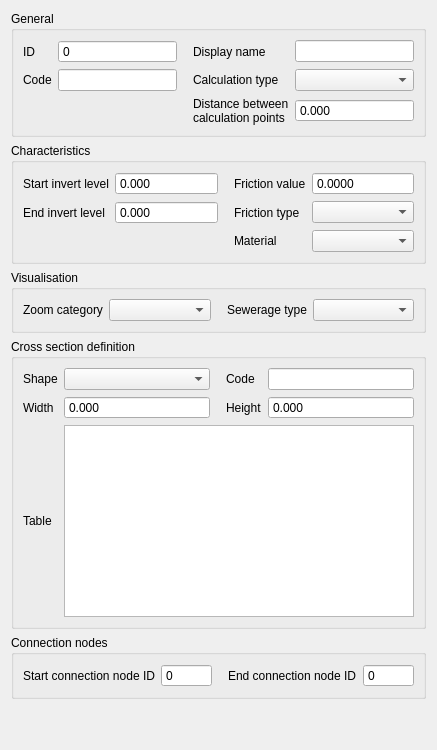
     <widget class="QWidget" name="tab">
      <attribute name="title">
       <string>Pipe</string>
      </attribute>
      <layout class="QGridLayout" name="gridLayout_18">
       <item row="2" column="0">
        <widget class="QGroupBox" name="grp_visualisation">
         <property name="locale">
          <locale language="English" country="UnitedStates"/>
         </property>
         <property name="inputMethodHints">
          <set>Qt::ImhNone</set>
         </property>
         <property name="title">
          <string>Visualisation</string>
         </property>
         <layout class="QGridLayout" name="gridLayout_5">
          <item row="0" column="0">
           <widget class="QLabel" name="label_16">
            <property name="locale">
             <locale language="English" country="UnitedStates"/>
            </property>
            <property name="inputMethodHints">
             <set>Qt::ImhNone</set>
            </property>
            <property name="text">
             <string>Zoom category</string>
            </property>
            <property name="alignment">
             <set>Qt::AlignLeading|Qt::AlignLeft|Qt::AlignVCenter</set>
            </property>
            <property name="indent">
             <number>-1</number>
            </property>
           </widget>
          </item>
          <item row="0" column="3">
           <widget class="QComboBox" name="sewerage_type">
            <property name="sizePolicy">
             <sizepolicy hsizetype="Expanding" vsizetype="Fixed">
              <horstretch>0</horstretch>
              <verstretch>0</verstretch>
             </sizepolicy>
            </property>
            <property name="locale">
             <locale language="English" country="UnitedStates"/>
            </property>
            <property name="inputMethodHints">
             <set>Qt::ImhNone</set>
            </property>
           </widget>
          </item>
          <item row="0" column="2">
           <widget class="QLabel" name="label_15">
            <property name="locale">
             <locale language="English" country="UnitedStates"/>
            </property>
            <property name="inputMethodHints">
             <set>Qt::ImhNone</set>
            </property>
            <property name="text">
             <string>Sewerage type</string>
            </property>
            <property name="alignment">
             <set>Qt::AlignLeading|Qt::AlignLeft|Qt::AlignVCenter</set>
            </property>
            <property name="indent">
             <number>10</number>
            </property>
           </widget>
          </item>
          <item row="0" column="1">
           <widget class="QComboBox" name="zoom_category">
            <property name="sizePolicy">
             <sizepolicy hsizetype="Expanding" vsizetype="Fixed">
              <horstretch>0</horstretch>
              <verstretch>0</verstretch>
             </sizepolicy>
            </property>
            <property name="locale">
             <locale language="English" country="UnitedStates"/>
            </property>
            <property name="inputMethodHints">
             <set>Qt::ImhNone</set>
            </property>
           </widget>
          </item>
         </layout>
        </widget>
       </item>
       <item row="1" column="0">
        <widget class="QGroupBox" name="grp_characteristics">
         <property name="locale">
          <locale language="English" country="UnitedStates"/>
         </property>
         <property name="inputMethodHints">
          <set>Qt::ImhNone</set>
         </property>
         <property name="title">
          <string>Characteristics</string>
         </property>
         <layout class="QGridLayout" name="gridLayout_4">
          <item row="1" column="3">
           <widget class="QComboBox" name="friction_type">
            <property name="locale">
             <locale language="English" country="UnitedStates"/>
            </property>
            <property name="inputMethodHints">
             <set>Qt::ImhNone</set>
            </property>
           </widget>
          </item>
          <item row="1" column="1">
           <widget class="QDoubleSpinBox" name="invert_level_end_point">
            <property name="sizePolicy">
             <sizepolicy hsizetype="Expanding" vsizetype="Fixed">
              <horstretch>0</horstretch>
              <verstretch>0</verstretch>
             </sizepolicy>
            </property>
            <property name="locale">
             <locale language="English" country="UnitedStates"/>
            </property>
            <property name="inputMethodHints">
             <set>Qt::ImhNone</set>
            </property>
            <property name="buttonSymbols">
             <enum>QAbstractSpinBox::NoButtons</enum>
            </property>
            <property name="decimals">
             <number>3</number>
            </property>
            <property name="minimum">
             <double>-99999999.000000000000000</double>
            </property>
            <property name="maximum">
             <double>99999999.000000000000000</double>
            </property>
            <property name="showClearButton" stdset="0">
             <bool>true</bool>
            </property>
            <property name="clearValue" stdset="0">
             <bool>true</bool>
            </property>
            <property name="expressionsEnabled" stdset="0">
             <bool>true</bool>
            </property>
           </widget>
          </item>
          <item row="2" column="3">
           <widget class="QComboBox" name="material">
            <property name="locale">
             <locale language="English" country="UnitedStates"/>
            </property>
            <property name="inputMethodHints">
             <set>Qt::ImhNone</set>
            </property>
           </widget>
          </item>
          <item row="2" column="2">
           <widget class="QLabel" name="label_12">
            <property name="locale">
             <locale language="English" country="UnitedStates"/>
            </property>
            <property name="inputMethodHints">
             <set>Qt::ImhNone</set>
            </property>
            <property name="text">
             <string>Material</string>
            </property>
            <property name="alignment">
             <set>Qt::AlignLeading|Qt::AlignLeft|Qt::AlignVCenter</set>
            </property>
            <property name="indent">
             <number>10</number>
            </property>
           </widget>
          </item>
          <item row="1" column="2">
           <widget class="QLabel" name="label_11">
            <property name="locale">
             <locale language="English" country="UnitedStates"/>
            </property>
            <property name="inputMethodHints">
             <set>Qt::ImhNone</set>
            </property>
            <property name="text">
             <string>Friction type</string>
            </property>
            <property name="alignment">
             <set>Qt::AlignLeading|Qt::AlignLeft|Qt::AlignVCenter</set>
            </property>
            <property name="indent">
             <number>10</number>
            </property>
           </widget>
          </item>
          <item row="0" column="1">
           <widget class="QDoubleSpinBox" name="invert_level_start_point">
            <property name="sizePolicy">
             <sizepolicy hsizetype="Expanding" vsizetype="Fixed">
              <horstretch>0</horstretch>
              <verstretch>0</verstretch>
             </sizepolicy>
            </property>
            <property name="locale">
             <locale language="English" country="UnitedStates"/>
            </property>
            <property name="inputMethodHints">
             <set>Qt::ImhNone</set>
            </property>
            <property name="buttonSymbols">
             <enum>QAbstractSpinBox::NoButtons</enum>
            </property>
            <property name="decimals">
             <number>3</number>
            </property>
            <property name="minimum">
             <double>-99999999.000000000000000</double>
            </property>
            <property name="maximum">
             <double>99999999.000000000000000</double>
            </property>
            <property name="showClearButton" stdset="0">
             <bool>true</bool>
            </property>
            <property name="clearValue" stdset="0">
             <bool>true</bool>
            </property>
            <property name="expressionsEnabled" stdset="0">
             <bool>true</bool>
            </property>
           </widget>
          </item>
          <item row="1" column="0">
           <widget class="QLabel" name="label_9">
            <property name="locale">
             <locale language="English" country="UnitedStates"/>
            </property>
            <property name="inputMethodHints">
             <set>Qt::ImhNone</set>
            </property>
            <property name="text">
             <string>End invert level</string>
            </property>
            <property name="alignment">
             <set>Qt::AlignLeading|Qt::AlignLeft|Qt::AlignVCenter</set>
            </property>
           </widget>
          </item>
          <item row="0" column="3">
           <widget class="QDoubleSpinBox" name="friction_value">
            <property name="sizePolicy">
             <sizepolicy hsizetype="Expanding" vsizetype="Fixed">
              <horstretch>0</horstretch>
              <verstretch>0</verstretch>
             </sizepolicy>
            </property>
            <property name="locale">
             <locale language="English" country="UnitedStates"/>
            </property>
            <property name="inputMethodHints">
             <set>Qt::ImhNone</set>
            </property>
            <property name="buttonSymbols">
             <enum>QAbstractSpinBox::NoButtons</enum>
            </property>
            <property name="decimals">
             <number>4</number>
            </property>
            <property name="maximum">
             <double>1000000.000000000000000</double>
            </property>
            <property name="showClearButton" stdset="0">
             <bool>true</bool>
            </property>
            <property name="clearValue" stdset="0">
             <bool>true</bool>
            </property>
            <property name="expressionsEnabled" stdset="0">
             <bool>true</bool>
            </property>
           </widget>
          </item>
          <item row="0" column="2">
           <widget class="QLabel" name="label_10">
            <property name="locale">
             <locale language="English" country="UnitedStates"/>
            </property>
            <property name="inputMethodHints">
             <set>Qt::ImhNone</set>
            </property>
            <property name="text">
             <string>Friction value</string>
            </property>
            <property name="alignment">
             <set>Qt::AlignLeading|Qt::AlignLeft|Qt::AlignVCenter</set>
            </property>
            <property name="indent">
             <number>10</number>
            </property>
           </widget>
          </item>
          <item row="0" column="0">
           <widget class="QLabel" name="label_6">
            <property name="locale">
             <locale language="English" country="UnitedStates"/>
            </property>
            <property name="inputMethodHints">
             <set>Qt::ImhNone</set>
            </property>
            <property name="text">
             <string>Start invert level</string>
            </property>
            <property name="alignment">
             <set>Qt::AlignLeading|Qt::AlignLeft|Qt::AlignVCenter</set>
            </property>
           </widget>
          </item>
         </layout>
        </widget>
       </item>
       <item row="5" column="0">
        <spacer name="verticalSpacer_3">
         <property name="orientation">
          <enum>Qt::Vertical</enum>
         </property>
         <property name="sizeHint" stdset="0">
          <size>
           <width>20</width>
           <height>40</height>
          </size>
         </property>
        </spacer>
       </item>
       <item row="3" column="0">
        <widget class="QGroupBox" name="grp_characteristics_def">
         <property name="locale">
          <locale language="English" country="UnitedStates"/>
         </property>
         <property name="inputMethodHints">
          <set>Qt::ImhNone</set>
         </property>
         <property name="title">
          <string>Cross section definition</string>
         </property>
         <layout class="QGridLayout" name="gridLayout_3">
          <item row="3" column="3">
           <widget class="QDoubleSpinBox" name="cross_section_height">
            <property name="buttonSymbols">
             <enum>QAbstractSpinBox::NoButtons</enum>
            </property>
            <property name="decimals">
             <number>3</number>
            </property>
            <property name="maximum">
             <double>1000000.000000000000000</double>
            </property>
           </widget>
          </item>
          <item row="1" column="2">
           <widget class="QLabel" name="label_14">
            <property name="locale">
             <locale language="English" country="UnitedStates"/>
            </property>
            <property name="inputMethodHints">
             <set>Qt::ImhNone</set>
            </property>
            <property name="text">
             <string>Code</string>
            </property>
            <property name="alignment">
             <set>Qt::AlignLeading|Qt::AlignLeft|Qt::AlignVCenter</set>
            </property>
            <property name="indent">
             <number>10</number>
            </property>
           </widget>
          </item>
          <item row="1" column="3">
           <widget class="QLineEdit" name="cross_section_code">
            <property name="locale">
             <locale language="English" country="UnitedStates"/>
            </property>
            <property name="inputMethodHints">
             <set>Qt::ImhNone</set>
            </property>
            <property name="clearButtonEnabled">
             <bool>true</bool>
            </property>
           </widget>
          </item>
          <item row="1" column="0">
           <widget class="QLabel" name="label_5">
            <property name="locale">
             <locale language="English" country="UnitedStates"/>
            </property>
            <property name="inputMethodHints">
             <set>Qt::ImhNone</set>
            </property>
            <property name="text">
             <string>Shape</string>
            </property>
            <property name="alignment">
             <set>Qt::AlignLeading|Qt::AlignLeft|Qt::AlignVCenter</set>
            </property>
           </widget>
          </item>
          <item row="4" column="1" colspan="3">
           <widget class="QPlainTextEdit" name="cross_section_table"/>
          </item>
          <item row="3" column="0">
           <widget class="QLabel" name="label_7">
            <property name="locale">
             <locale language="English" country="UnitedStates"/>
            </property>
            <property name="inputMethodHints">
             <set>Qt::ImhNone</set>
            </property>
            <property name="text">
             <string>Width</string>
            </property>
            <property name="alignment">
             <set>Qt::AlignLeading|Qt::AlignLeft|Qt::AlignVCenter</set>
            </property>
           </widget>
          </item>
          <item row="1" column="1">
           <widget class="QComboBox" name="cross_section_shape">
            <property name="sizePolicy">
             <sizepolicy hsizetype="MinimumExpanding" vsizetype="Fixed">
              <horstretch>0</horstretch>
              <verstretch>0</verstretch>
             </sizepolicy>
            </property>
            <property name="locale">
             <locale language="English" country="UnitedStates"/>
            </property>
            <property name="inputMethodHints">
             <set>Qt::ImhNone</set>
            </property>
            <property name="editable">
             <bool>false</bool>
            </property>
           </widget>
          </item>
          <item row="3" column="2">
           <widget class="QLabel" name="label_13">
            <property name="locale">
             <locale language="English" country="UnitedStates"/>
            </property>
            <property name="inputMethodHints">
             <set>Qt::ImhNone</set>
            </property>
            <property name="text">
             <string>Height</string>
            </property>
            <property name="alignment">
             <set>Qt::AlignLeading|Qt::AlignLeft|Qt::AlignVCenter</set>
            </property>
            <property name="indent">
             <number>10</number>
            </property>
           </widget>
          </item>
          <item row="4" column="0">
           <widget class="QLabel" name="label_8">
            <property name="text">
             <string>Table</string>
            </property>
           </widget>
          </item>
          <item row="3" column="1">
           <widget class="QDoubleSpinBox" name="cross_section_width">
            <property name="sizePolicy">
             <sizepolicy hsizetype="MinimumExpanding" vsizetype="Fixed">
              <horstretch>0</horstretch>
              <verstretch>0</verstretch>
             </sizepolicy>
            </property>
            <property name="buttonSymbols">
             <enum>QAbstractSpinBox::NoButtons</enum>
            </property>
            <property name="decimals">
             <number>3</number>
            </property>
            <property name="maximum">
             <double>1000000.000000000000000</double>
            </property>
           </widget>
          </item>
         </layout>
        </widget>
       </item>
       <item row="4" column="0">
        <widget class="QGroupBox" name="grp_conn_node">
         <property name="locale">
          <locale language="English" country="UnitedStates"/>
         </property>
         <property name="inputMethodHints">
          <set>Qt::ImhNone</set>
         </property>
         <property name="title">
          <string>Connection nodes</string>
         </property>
         <layout class="QGridLayout" name="gridLayout_6">
          <item row="0" column="1">
           <widget class="QSpinBox" name="connection_node_start_id">
            <property name="sizePolicy">
             <sizepolicy hsizetype="Expanding" vsizetype="Fixed">
              <horstretch>0</horstretch>
              <verstretch>0</verstretch>
             </sizepolicy>
            </property>
            <property name="locale">
             <locale language="English" country="UnitedStates"/>
            </property>
            <property name="inputMethodHints">
             <set>Qt::ImhNone</set>
            </property>
            <property name="readOnly">
             <bool>true</bool>
            </property>
            <property name="buttonSymbols">
             <enum>QAbstractSpinBox::NoButtons</enum>
            </property>
            <property name="maximum">
             <number>999999999</number>
            </property>
            <property name="clearValue" stdset="0">
             <bool>true</bool>
            </property>
            <property name="expressionsEnabled" stdset="0">
             <bool>false</bool>
            </property>
           </widget>
          </item>
          <item row="0" column="0">
           <widget class="QLabel" name="label_18">
            <property name="locale">
             <locale language="English" country="UnitedStates"/>
            </property>
            <property name="inputMethodHints">
             <set>Qt::ImhNone</set>
            </property>
            <property name="text">
             <string>Start connection node ID</string>
            </property>
            <property name="alignment">
             <set>Qt::AlignLeading|Qt::AlignLeft|Qt::AlignVCenter</set>
            </property>
           </widget>
          </item>
          <item row="0" column="3">
           <widget class="QSpinBox" name="connection_node_end_id">
            <property name="sizePolicy">
             <sizepolicy hsizetype="Expanding" vsizetype="Fixed">
              <horstretch>0</horstretch>
              <verstretch>0</verstretch>
             </sizepolicy>
            </property>
            <property name="locale">
             <locale language="English" country="UnitedStates"/>
            </property>
            <property name="inputMethodHints">
             <set>Qt::ImhNone</set>
            </property>
            <property name="readOnly">
             <bool>true</bool>
            </property>
            <property name="buttonSymbols">
             <enum>QAbstractSpinBox::NoButtons</enum>
            </property>
            <property name="maximum">
             <number>999999999</number>
            </property>
            <property name="clearValue" stdset="0">
             <bool>true</bool>
            </property>
            <property name="expressionsEnabled" stdset="0">
             <bool>false</bool>
            </property>
           </widget>
          </item>
          <item row="0" column="2">
           <widget class="QLabel" name="label_19">
            <property name="locale">
             <locale language="English" country="UnitedStates"/>
            </property>
            <property name="inputMethodHints">
             <set>Qt::ImhNone</set>
            </property>
            <property name="text">
             <string>End connection node ID</string>
            </property>
            <property name="alignment">
             <set>Qt::AlignLeading|Qt::AlignLeft|Qt::AlignVCenter</set>
            </property>
            <property name="indent">
             <number>10</number>
            </property>
           </widget>
          </item>
         </layout>
        </widget>
       </item>
       <item row="0" column="0">
        <widget class="QGroupBox" name="grp_general">
         <property name="locale">
          <locale language="English" country="UnitedStates"/>
         </property>
         <property name="inputMethodHints">
          <set>Qt::ImhNone</set>
         </property>
         <property name="title">
          <string>General</string>
         </property>
         <layout class="QGridLayout" name="gridLayout_2">
          <item row="0" column="4">
           <widget class="QLineEdit" name="display_name">
            <property name="sizePolicy">
             <sizepolicy hsizetype="Expanding" vsizetype="Fixed">
              <horstretch>0</horstretch>
              <verstretch>0</verstretch>
             </sizepolicy>
            </property>
            <property name="locale">
             <locale language="English" country="UnitedStates"/>
            </property>
            <property name="inputMethodHints">
             <set>Qt::ImhNone</set>
            </property>
            <property name="clearButtonEnabled">
             <bool>true</bool>
            </property>
           </widget>
          </item>
          <item row="0" column="0">
           <widget class="QLabel" name="label">
            <property name="locale">
             <locale language="English" country="UnitedStates"/>
            </property>
            <property name="inputMethodHints">
             <set>Qt::ImhNone</set>
            </property>
            <property name="text">
             <string>ID</string>
            </property>
            <property name="alignment">
             <set>Qt::AlignLeading|Qt::AlignLeft|Qt::AlignVCenter</set>
            </property>
           </widget>
          </item>
          <item row="3" column="0">
           <widget class="QLabel" name="label_3">
            <property name="locale">
             <locale language="English" country="UnitedStates"/>
            </property>
            <property name="inputMethodHints">
             <set>Qt::ImhNone</set>
            </property>
            <property name="text">
             <string>Code</string>
            </property>
            <property name="alignment">
             <set>Qt::AlignLeading|Qt::AlignLeft|Qt::AlignVCenter</set>
            </property>
           </widget>
          </item>
          <item row="3" column="3">
           <widget class="QLabel" name="label_4">
            <property name="locale">
             <locale language="English" country="UnitedStates"/>
            </property>
            <property name="inputMethodHints">
             <set>Qt::ImhNone</set>
            </property>
            <property name="text">
             <string>Calculation type</string>
            </property>
            <property name="alignment">
             <set>Qt::AlignLeading|Qt::AlignLeft|Qt::AlignVCenter</set>
            </property>
            <property name="indent">
             <number>10</number>
            </property>
           </widget>
          </item>
          <item row="3" column="4">
           <widget class="QComboBox" name="calculation_type">
            <property name="sizePolicy">
             <sizepolicy hsizetype="Expanding" vsizetype="Fixed">
              <horstretch>0</horstretch>
              <verstretch>0</verstretch>
             </sizepolicy>
            </property>
            <property name="locale">
             <locale language="English" country="UnitedStates"/>
            </property>
            <property name="inputMethodHints">
             <set>Qt::ImhNone</set>
            </property>
           </widget>
          </item>
          <item row="0" column="3">
           <widget class="QLabel" name="label_2">
            <property name="locale">
             <locale language="English" country="UnitedStates"/>
            </property>
            <property name="inputMethodHints">
             <set>Qt::ImhNone</set>
            </property>
            <property name="text">
             <string>Display name</string>
            </property>
            <property name="alignment">
             <set>Qt::AlignLeading|Qt::AlignLeft|Qt::AlignVCenter</set>
            </property>
            <property name="indent">
             <number>10</number>
            </property>
           </widget>
          </item>
          <item row="3" column="2">
           <widget class="QLineEdit" name="code">
            <property name="sizePolicy">
             <sizepolicy hsizetype="Expanding" vsizetype="Fixed">
              <horstretch>0</horstretch>
              <verstretch>0</verstretch>
             </sizepolicy>
            </property>
            <property name="locale">
             <locale language="English" country="UnitedStates"/>
            </property>
            <property name="inputMethodHints">
             <set>Qt::ImhNone</set>
            </property>
            <property name="clearButtonEnabled">
             <bool>true</bool>
            </property>
           </widget>
          </item>
          <item row="0" column="2">
           <widget class="QSpinBox" name="id">
            <property name="locale">
             <locale language="English" country="UnitedStates"/>
            </property>
            <property name="inputMethodHints">
             <set>Qt::ImhNone</set>
            </property>
            <property name="readOnly">
             <bool>true</bool>
            </property>
            <property name="buttonSymbols">
             <enum>QAbstractSpinBox::NoButtons</enum>
            </property>
            <property name="maximum">
             <number>99999999</number>
            </property>
            <property name="showClearButton" stdset="0">
             <bool>true</bool>
            </property>
            <property name="clearValue" stdset="0">
             <bool>true</bool>
            </property>
            <property name="expressionsEnabled" stdset="0">
             <bool>false</bool>
            </property>
           </widget>
          </item>
          <item row="4" column="3">
           <widget class="QLabel" name="label_51">
            <property name="text">
             <string>Distance between calculation points</string>
            </property>
            <property name="wordWrap">
             <bool>true</bool>
            </property>
            <property name="indent">
             <number>10</number>
            </property>
           </widget>
          </item>
          <item row="4" column="4">
           <widget class="QDoubleSpinBox" name="dist_calc_points">
            <property name="sizePolicy">
             <sizepolicy hsizetype="Expanding" vsizetype="Fixed">
              <horstretch>0</horstretch>
              <verstretch>0</verstretch>
             </sizepolicy>
            </property>
            <property name="locale">
             <locale language="English" country="UnitedStates"/>
            </property>
            <property name="inputMethodHints">
             <set>Qt::ImhNone</set>
            </property>
            <property name="buttonSymbols">
             <enum>QAbstractSpinBox::NoButtons</enum>
            </property>
            <property name="decimals">
             <number>3</number>
            </property>
            <property name="minimum">
             <double>-9999999999.000000000000000</double>
            </property>
            <property name="maximum">
             <double>9999999999.000000000000000</double>
            </property>
            <property name="showClearButton" stdset="0">
             <bool>true</bool>
            </property>
            <property name="clearValue" stdset="0">
             <bool>true</bool>
            </property>
            <property name="expressionsEnabled" stdset="0">
             <bool>true</bool>
            </property>
           </widget>
          </item>
         </layout>
        </widget>
       </item>
      </layout>
     </widget>
